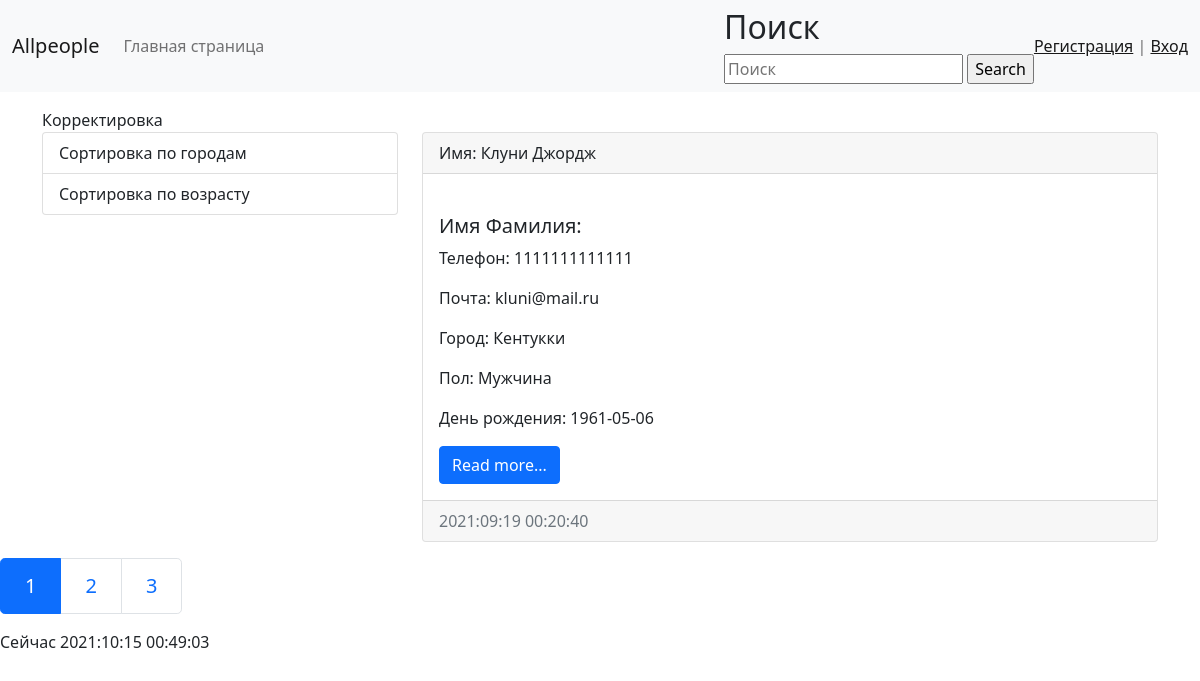
The app's page /profile/2/ with its own data.
### main/models.py (models this page shows)
class Person(AbstractUser):
    phone = models.PositiveIntegerField(null=True, blank=True,verbose_name='Телефон')
    city = models.ForeignKey('City',null=True, on_delete=models.CASCADE, verbose_name='Город')
    photo = models.ImageField(upload_to='image/%Y/%m/%d/', verbose_name='Фото')
    birthday = models.DateField(null=True, blank=True, verbose_name='Дата Рождения')
    created_at = models.DateTimeField(auto_now_add=True, verbose_name='Дата создания')
    gender = models.ForeignKey('Gender', on_delete=models.CASCADE, null=True, verbose_name='Пол')
    is_activated = models.BooleanField(default=True, db_index=True, verbose_name='Прошел активацию')
    send_messages = models.BooleanField(default=True, verbose_name='Слать оповещения о новых комментариях?')
    class Meta(AbstractUser.Meta):
        pass

class City(models.Model):
    city = models.CharField(null=True,max_length=100, blank=True, verbose_name='Город')
    def __str__(self):
        return self.city

class Gender(models.Model):
    gender = models.CharField(max_length=10, blank=True, verbose_name='Пол' )#choices=KINDS
    def __str__(self):
        return self.gender

### main/views.py (the view)
# urls.py: path('profile/<int:pk>/', get_profile, name='profile'),
def get_profile(request,pk):
    persons = Person.objects.filter(pk=pk)
    context = {'persons': persons}
    return render(request, 'main/profile.html', context)

### main/templates/main/profile.html (shortened to what this page needs)
{% extends 'main/base.html' %}
{% block profile %}
{% for item in persons %}
            <div class="card mb-3">
                <div class="card-header">
                    Имя: {{ item.first_name }} {{ item.last_name}}
                </div>
                <div class="card-body">
                    <div class="media">
                        <div class="media-body">
                            <h5 class="card-title">Имя Фамилия: {{item.name}} {{item.name}}</h5>
                            <p class="card-text">Телефон: {{item.phone}}</p>
                            <p class="card-text">Почта: {{item.email}}</p>
                            <p class="card-text">Город: {{item.city}}</p>
                            <p class="card-text">Пол: {{item.gender}}</p>
                            <p class="card-text">День рождения: {{item.birthday| date:'Y-m-d'}}</p>
                            <a href="#" class="btn btn-primary">Read more...</a>
                        </div>
                    </div>
                </div>
                <div class="card-footer text-muted">
                    {{item.created_at|date:"Y:m:d H:i:s"}}
                </div>
            </div>
{% endfor %}
{% endblock %}

### records on screen
Person: first_name "Клуни", last_name "Джордж", phone "1111111111111", email "kluni@mail.ru", city "Кентукки", gender "Мужчина", birthday "1961-05-06", created_at "2021:09:19 00:20:40"
